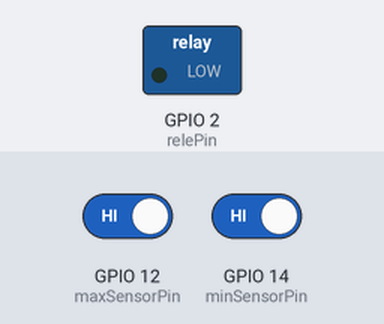
The sketch below on a simulated ESP32. Shown: switched loads named in the sketch (green lamp = pin HIGH). The inputs (shaded band) are chosen by the test bench; at power-on: GPIO 12 (maxSensorPin) HIGH, GPIO 14 (minSensorPin) HIGH. What the sketch prints to the serial monitor is not drawn.

Above: at 1.2 s.
1.3 s: GPIO 12 (maxSensorPin) driven LOW
4.4 s: GPIO 14 (minSensorPin) driven LOW
At 5.7 s:
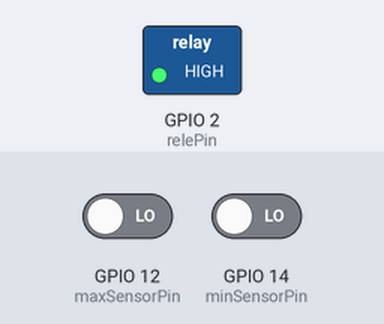
6.0 s: GPIO 14 (minSensorPin) driven HIGH
At 7.3 s:
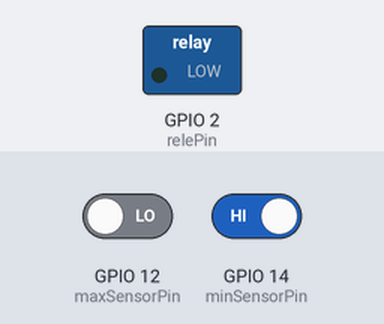
Timing chart, 0 to 9.0 s (numbered marks = the images above; inputs shaded):
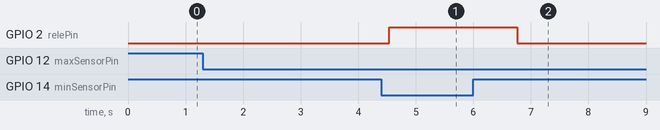

The sketch:

sketch_sep5a.ino
```cpp
const int relePin = 2;  // Pino D4
const int minSensorPin = 14;  // Pino D5
const int maxSensorPin = 12;  // Pino D6
int state = 0;

void setup() {
  Serial.begin(9600);

  pinMode(minSensorPin, INPUT_PULLUP);  // Usando resistor pull-up interno
  pinMode(maxSensorPin, INPUT_PULLUP);  // Usando resistor pull-up interno

  digitalWrite(relePin, LOW);  // Começa DESLIGADO
  Serial.println("Teste com NO - Deve LIGAR em LOW");
  pinMode(LED_BUILTIN, OUTPUT);
}

void testeSensores() {
  Serial.println("=== TESTE DE SENSORES ===");
  Serial.printf("Sensor Mínimo (D5): %d\n", digitalRead(minSensorPin));
  Serial.printf("Sensor Máximo (D6): %d\n", digitalRead(maxSensorPin));

  if (digitalRead(minSensorPin) == LOW) {
    Serial.println("✓ Sensor Mínimo detectando água");
  } else {
    Serial.println("✗ Sensor Mínimo SEM água");
  }

  if (digitalRead(maxSensorPin) == LOW) {
    Serial.println("✓ Sensor Máximo detectando água");
  } else {
    Serial.println("✗ Sensor Máximo SEM água");
  }

  if (digitalRead(minSensorPin) == LOW && digitalRead(maxSensorPin) == LOW) {
    digitalWrite(relePin, HIGH);
  } else if (digitalRead(minSensorPin) != LOW) {
    digitalWrite(relePin, LOW);
  }

  Serial.println("=========================\n");
}

void loop() {

  testeSensores();

  // int minSensorPinRead = digitalRead(minSensorPin);
  // int maxSensorPinRead = digitalRead(maxSensorPin);

  // Serial.println(">>> SYSTEM ON");
  // Serial.printf(">>> 1 minSensorPinRead %d\n", minSensorPinRead);
  // Serial.printf(">>> 2 maxSensorPinRead %d\n", maxSensorPinRead);

  // if (minSensorPinRead == LOW && maxSensorPinRead == LOW) {
  //   // Ativar
  //   state = 0;
  //   Serial.println(">>> BOMBA ATIVADA");
  //   digitalWrite(relePin, LOW);
  //   digitalWrite(LED_BUILTIN, LOW);
  // } else {
  //   Serial.println(">>> BOMBA DESATIVADA");
  //   digitalWrite(relePin, HIGH);
  //   digitalWrite(LED_BUILTIN, HIGH);
  // }
  // if (minSensorPinRead == HIGH && maxSensorPinRead == HIGH) {
  //   Serial.println(">>> BOMBA DESATIVADA");
  //   digitalWrite(relePin, HIGH);
  //   digitalWrite(LED_BUILTIN, LOW);
  // }

  // else if ((minSensorPinRead == LOW && maxSensorPinRead == LOW) && state != 1) {
  //   // Ativar
  //   state = 1;
  //   Serial.println(">>> BOMBA ATIVADA");
  // }

  // if (maxSensorPinRead == LOW && minSensorPinRead == HIGH) {
  //   Serial.println(">>> SENSOR DE AGUA ATIVO");
  //   digitalWrite(relePin, LOW);
  // } else {
  //   Serial.println(">>> SENSOR DE AGUA DESATIVADO");
  //   digitalWrite(relePin, HIGH);
  // }

  delay(1000);

  // Serial.println(">>> RELÉ LIGADO - Celular DEVE carregar");
  // digitalWrite(relePin, HIGH);    // Ativa relé → fecha contato NO
  // delay(10000);

  // Serial.println(">>> RELÉ DESLIGADO - Celular NÃO deve carregar");
  // digitalWrite(relePin, LOW);   // Desativa relé → abre contato NO
  // delay(10000);
}
```

Measured:
- after the input at 1.3 s, every drawn part: stays the same
- after the input at 4.4 s, GPIO 2 (relePin): LOW → HIGH after 0.14 s
- after the input at 6.0 s, GPIO 2 (relePin): HIGH → LOW after 0.76 s
